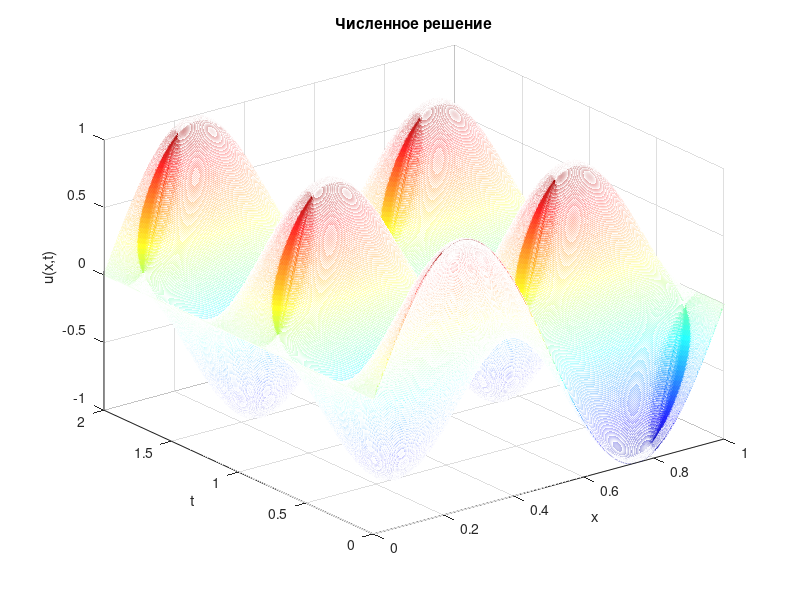
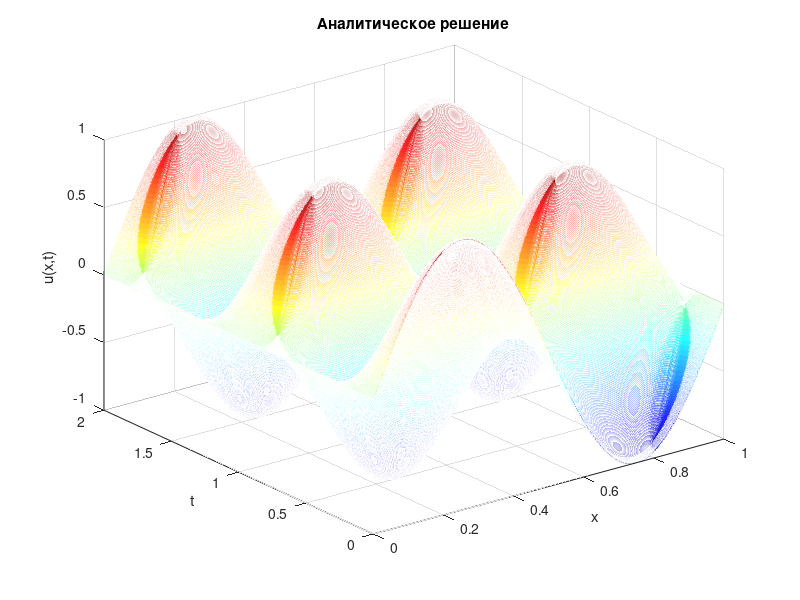

Reproduce these figures in MATLAB, in order.
%Numerical method of solving the wave problem.
%Differential equation: u_tt = c^2*u_xx
%Boundary conditions: u(0,t) = u(1,t) = 0
%Initial condition: u(x,0) = sin(2*pi*x), u_t(x,0) = 0
%Solution: u(x,t) = sin(2*pi*x)*cos(2*pi*t)


N = 1000;
h = 1/(N-1);
T = 2;
l = 1;
% tau <= h
tau = h;
M = ceil(T/tau);
x = linspace(0, l, N);
t = linspace(0, T, M);

c = 1;
a = c^2*tau^2/h^2;

u = zeros(N,M);
u(:,1) = sin(2*pi*x);
u_t_0 = zeros(N,1);
u(1,:) = 0;
u(N,:) = 0;

for n = 1:M-1
    if n == 1
        u(2:N-1,2) = u(2:N-1,1) + a/2*(u(3:N,1) - 2*u(2:N-1,1) + u(1:N-2,1)) + tau*u_t_0(2:N-1);
    else
        u(2:N-1,n+1) = 2*u(2:N-1,n) - u(2:N-1,n-1) + a*(u(3:N,n) - 2*u(2:N-1,n) + u(1:N-2,n));
    end
end

% analytical solution
u_an = sin(2*pi*x)'*cos(2*pi*t);

% graphs
figure(1)
colormap(jet);
mesh(x,t,u')
title('Численное решение')
xlabel('x')
ylabel('t')
zlabel('u(x,t)')
figure(2)
colormap(jet);
mesh(x,t,u_an')
title('Аналитическое решение')
xlabel('x')
ylabel('t')
zlabel('u(x,t)')

%Вывод ошибки
err = max(max(abs(u-u_an)));
disp(['Error = ',num2str(err)])
